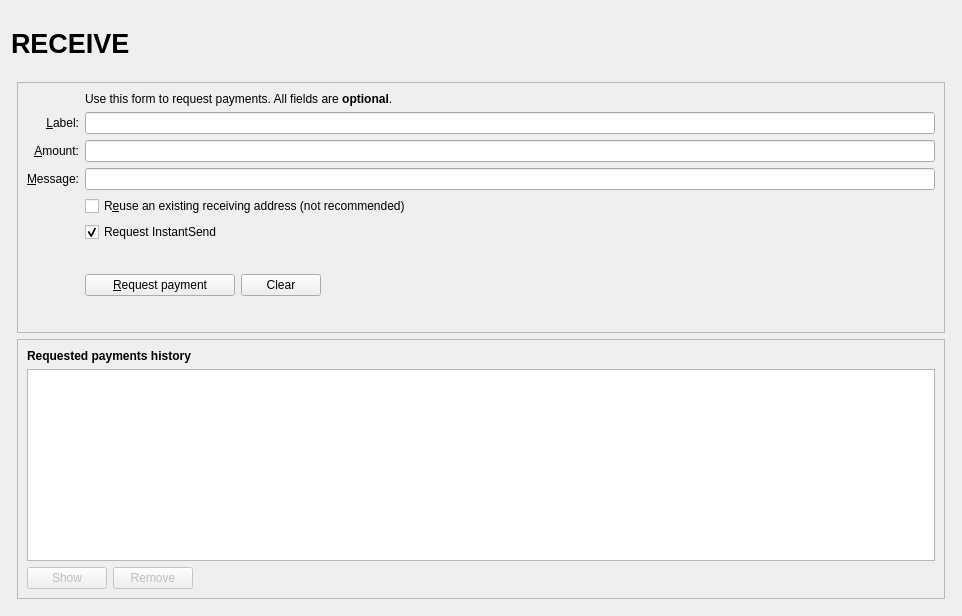
<?xml version="1.0" encoding="UTF-8"?>
<ui version="4.0">
 <class>ReceiveCoinsDialog</class>
 <widget class="QWidget" name="ReceiveCoinsDialog">
  <property name="geometry">
   <rect>
    <x>0</x>
    <y>0</y>
    <width>962</width>
    <height>616</height>
   </rect>
  </property>
  <layout class="QVBoxLayout" name="verticalLayout" stretch="0">
   <item>
    <layout class="QVBoxLayout" name="verticalLayout_Master" stretch="0,1">
     <property name="spacing">
      <number>0</number>
     </property>
     <item>
      <widget class="QFrame" name="frame_Header">
       <layout class="QVBoxLayout" name="verticalLayout_8">
        <property name="leftMargin">
         <number>0</number>
        </property>
        <property name="topMargin">
         <number>0</number>
        </property>
        <property name="rightMargin">
         <number>0</number>
        </property>
        <property name="bottomMargin">
         <number>0</number>
        </property>
        <item>
         <layout class="QHBoxLayout" name="horizontalLayout_Header" stretch="1,0,1">
          <item>
           <widget class="QLabel" name="labelOverviewHeaderLeft">
            <property name="minimumSize">
             <size>
              <width>464</width>
              <height>60</height>
             </size>
            </property>
            <property name="maximumSize">
             <size>
              <width>16777215</width>
              <height>60</height>
             </size>
            </property>
            <property name="font">
             <font>
              <pointsize>20</pointsize>
              <weight>75</weight>
              <bold>true</bold>
             </font>
            </property>
            <property name="text">
             <string>RECEIVE</string>
            </property>
           </widget>
          </item>
          <item>
           <spacer name="horizontalSpacer_3">
            <property name="orientation">
             <enum>Qt::Horizontal</enum>
            </property>
            <property name="sizeHint" stdset="0">
             <size>
              <width>40</width>
              <height>20</height>
             </size>
            </property>
           </spacer>
          </item>
          <item>
           <widget class="QLabel" name="labelOverviewHeaderRight">
            <property name="minimumSize">
             <size>
              <width>290</width>
              <height>65</height>
             </size>
            </property>
            <property name="maximumSize">
             <size>
              <width>290</width>
              <height>65</height>
             </size>
            </property>
            <property name="font">
             <font>
              <pointsize>14</pointsize>
             </font>
            </property>
            <property name="text">
             <string/>
            </property>
            <property name="alignment">
             <set>Qt::AlignRight|Qt::AlignTrailing|Qt::AlignVCenter</set>
            </property>
           </widget>
          </item>
         </layout>
        </item>
       </layout>
      </widget>
     </item>
     <item>
      <widget class="QFrame" name="frame_BG">
       <layout class="QVBoxLayout" name="verticalLayout_5">
        <property name="leftMargin">
         <number>6</number>
        </property>
        <property name="topMargin">
         <number>6</number>
        </property>
        <property name="rightMargin">
         <number>6</number>
        </property>
        <property name="bottomMargin">
         <number>6</number>
        </property>
        <item>
         <widget class="QFrame" name="frame2">
          <property name="sizePolicy">
           <sizepolicy hsizetype="Preferred" vsizetype="Expanding">
            <horstretch>0</horstretch>
            <verstretch>0</verstretch>
           </sizepolicy>
          </property>
          <property name="frameShape">
           <enum>QFrame::StyledPanel</enum>
          </property>
          <property name="frameShadow">
           <enum>QFrame::Sunken</enum>
          </property>
          <layout class="QVBoxLayout" name="verticalLayout_3">
           <item>
            <layout class="QGridLayout" name="gridLayout">
             <item row="7" column="2">
              <widget class="QCheckBox" name="reuseAddress">
               <property name="toolTip">
                <string>Reuse one of the previously used receiving addresses.&lt;br&gt;Reusing addresses has security and privacy issues.&lt;br&gt;Do not use this unless re-generating a payment request made before.</string>
               </property>
               <property name="text">
                <string>R&amp;euse an existing receiving address (not recommended)</string>
               </property>
              </widget>
             </item>
             <item row="7" column="0">
              <widget class="QLabel" name="label_4">
               <property name="text">
                <string/>
               </property>
              </widget>
             </item>
             <item row="6" column="0">
              <widget class="QLabel" name="label_3">
               <property name="toolTip">
                <string>An optional message to attach to the payment request, which will be displayed when the request is opened. Note: The message will not be sent with the payment over the ZENZO network.</string>
               </property>
               <property name="text">
                <string>&amp;Message:</string>
               </property>
               <property name="alignment">
                <set>Qt::AlignRight|Qt::AlignTrailing|Qt::AlignVCenter</set>
               </property>
               <property name="buddy">
                <cstring>reqMessage</cstring>
               </property>
              </widget>
             </item>
             <item row="4" column="2">
              <widget class="QLineEdit" name="reqLabel">
               <property name="toolTip">
                <string>An optional label to associate with the new receiving address.</string>
               </property>
              </widget>
             </item>
             <item row="6" column="2">
              <widget class="QLineEdit" name="reqMessage">
               <property name="toolTip">
                <string>An optional message to attach to the payment request, which will be displayed when the request is opened.&lt;br&gt;Note: The message will not be sent with the payment over the ZENZO network.</string>
               </property>
              </widget>
             </item>
             <item row="2" column="2">
              <widget class="QLabel" name="label_5">
               <property name="text">
                <string>Use this form to request payments. All fields are &lt;b&gt;optional&lt;/b&gt;.</string>
               </property>
              </widget>
             </item>
             <item row="4" column="0">
              <widget class="QLabel" name="label_2">
               <property name="toolTip">
                <string>An optional label to associate with the new receiving address.</string>
               </property>
               <property name="text">
                <string>&amp;Label:</string>
               </property>
               <property name="alignment">
                <set>Qt::AlignRight|Qt::AlignTrailing|Qt::AlignVCenter</set>
               </property>
               <property name="buddy">
                <cstring>reqLabel</cstring>
               </property>
              </widget>
             </item>
             <item row="5" column="0">
              <widget class="QLabel" name="label">
               <property name="toolTip">
                <string>An optional amount to request. Leave this empty or zero to not request a specific amount.</string>
               </property>
               <property name="text">
                <string>&amp;Amount:</string>
               </property>
               <property name="alignment">
                <set>Qt::AlignRight|Qt::AlignTrailing|Qt::AlignVCenter</set>
               </property>
               <property name="buddy">
                <cstring>reqAmount</cstring>
               </property>
              </widget>
             </item>
             <item row="5" column="2">
              <widget class="BitcoinAmountField" name="reqAmount">
               <property name="minimumSize">
                <size>
                 <width>80</width>
                 <height>0</height>
                </size>
               </property>
               <property name="toolTip">
                <string>An optional amount to request. Leave this empty or zero to not request a specific amount.</string>
               </property>
              </widget>
             </item>
             <item row="9" column="0">
              <widget class="QLabel" name="label_7">
               <property name="text">
                <string/>
               </property>
              </widget>
             </item>
            <item row="8" column="2">
             <widget class="QCheckBox" name="checkUseInstantSend">
              <property name="text">
               <string>Request InstantSend</string>
              </property>
              <property name="checked">
               <bool>true</bool>
              </property>
             </widget>
            </item>
             <item row="9" column="2">
              <layout class="QHBoxLayout" name="horizontalLayout">
               <item>
                <widget class="QPushButton" name="receiveButton">
                 <property name="minimumSize">
                  <size>
                   <width>150</width>
                   <height>0</height>
                  </size>
                 </property>
                 <property name="cursor">
                  <cursorShape>PointingHandCursor</cursorShape>
                 </property>
                 <property name="text">
                  <string>&amp;Request payment</string>
                 </property>
                 <property name="icon">
                  <iconset resource="../zenzo.qrc">
                   <normaloff>:/icons/receiving_addresses</normaloff>:/icons/receiving_addresses</iconset>
                 </property>
                </widget>
               </item>
               <item>
                <widget class="QPushButton" name="clearButton">
                 <property name="sizePolicy">
                  <sizepolicy hsizetype="Minimum" vsizetype="Fixed">
                   <horstretch>0</horstretch>
                   <verstretch>0</verstretch>
                  </sizepolicy>
                 </property>
                 <property name="cursor">
                  <cursorShape>PointingHandCursor</cursorShape>
                 </property>
                 <property name="toolTip">
                  <string>Clear all fields of the form.</string>
                 </property>
                 <property name="text">
                  <string>Clear</string>
                 </property>
                 <property name="icon">
                  <iconset resource="../zenzo.qrc">
                   <normaloff>:/icons/remove</normaloff>:/icons/remove</iconset>
                 </property>
                 <property name="autoDefault">
                  <bool>false</bool>
                 </property>
                </widget>
               </item>
               <item>
                <spacer name="horizontalSpacer">
                 <property name="orientation">
                  <enum>Qt::Horizontal</enum>
                 </property>
                 <property name="sizeHint" stdset="0">
                  <size>
                   <width>40</width>
                   <height>20</height>
                  </size>
                 </property>
                </spacer>
               </item>
              </layout>
             </item>
             <item row="9" column="2">
              <spacer name="verticalSpacer">
               <property name="orientation">
                <enum>Qt::Vertical</enum>
               </property>
               <property name="sizeHint" stdset="0">
                <size>
                 <width>20</width>
                 <height>40</height>
                </size>
               </property>
              </spacer>
             </item>
            </layout>
           </item>
          </layout>
         </widget>
        </item>
        <item>
         <widget class="QFrame" name="frame">
          <property name="sizePolicy">
           <sizepolicy hsizetype="Preferred" vsizetype="Expanding">
            <horstretch>0</horstretch>
            <verstretch>0</verstretch>
           </sizepolicy>
          </property>
          <property name="frameShape">
           <enum>QFrame::StyledPanel</enum>
          </property>
          <property name="frameShadow">
           <enum>QFrame::Raised</enum>
          </property>
          <layout class="QVBoxLayout" name="verticalLayout_2">
           <item>
            <widget class="QLabel" name="label_6">
             <property name="font">
              <font>
               <weight>75</weight>
               <bold>true</bold>
              </font>
             </property>
             <property name="text">
              <string>Requested payments history</string>
             </property>
            </widget>
           </item>
           <item>
            <widget class="QTableView" name="recentRequestsView">
             <property name="palette">
              <palette>
               <active>
                <colorrole role="Text">
                 <brush brushstyle="NoBrush">
                  <color alpha="128">
                   <red>51</red>
                   <green>51</green>
                   <blue>51</blue>
                  </color>
                 </brush>
                </colorrole>
               </active>
               <inactive>
                <colorrole role="Text">
                 <brush brushstyle="NoBrush">
                  <color alpha="128">
                   <red>51</red>
                   <green>51</green>
                   <blue>51</blue>
                  </color>
                 </brush>
                </colorrole>
               </inactive>
               <disabled>
                <colorrole role="Text">
                 <brush brushstyle="NoBrush">
                  <color alpha="128">
                   <red>51</red>
                   <green>51</green>
                   <blue>51</blue>
                  </color>
                 </brush>
                </colorrole>
               </disabled>
              </palette>
             </property>
             <property name="contextMenuPolicy">
              <enum>Qt::CustomContextMenu</enum>
             </property>
             <property name="tabKeyNavigation">
              <bool>false</bool>
             </property>
             <property name="sortingEnabled">
              <bool>true</bool>
             </property>
            </widget>
           </item>
           <item>
            <layout class="QHBoxLayout" name="horizontalLayout_2">
             <item>
              <widget class="QPushButton" name="showRequestButton">
               <property name="enabled">
                <bool>false</bool>
               </property>
               <property name="cursor">
                <cursorShape>PointingHandCursor</cursorShape>
               </property>
               <property name="toolTip">
                <string>Show the selected request (does the same as double clicking an entry)</string>
               </property>
               <property name="text">
                <string>Show</string>
               </property>
               <property name="icon">
                <iconset resource="../zenzo.qrc">
                 <normaloff>:/icons/edit</normaloff>:/icons/edit</iconset>
               </property>
               <property name="autoDefault">
                <bool>false</bool>
               </property>
              </widget>
             </item>
             <item>
              <widget class="QPushButton" name="removeRequestButton">
               <property name="enabled">
                <bool>false</bool>
               </property>
               <property name="cursor">
                <cursorShape>PointingHandCursor</cursorShape>
               </property>
               <property name="toolTip">
                <string>Remove the selected entries from the list</string>
               </property>
               <property name="text">
                <string>Remove</string>
               </property>
               <property name="icon">
                <iconset resource="../zenzo.qrc">
                 <normaloff>:/icons/remove</normaloff>:/icons/remove</iconset>
               </property>
               <property name="autoDefault">
                <bool>false</bool>
               </property>
              </widget>
             </item>
             <item>
              <spacer name="horizontalSpacer_2">
               <property name="orientation">
                <enum>Qt::Horizontal</enum>
               </property>
               <property name="sizeHint" stdset="0">
                <size>
                 <width>40</width>
                 <height>20</height>
                </size>
               </property>
              </spacer>
             </item>
            </layout>
           </item>
          </layout>
         </widget>
        </item>
       </layout>
      </widget>
     </item>
    </layout>
   </item>
  </layout>
 </widget>
 <customwidgets>
  <customwidget>
   <class>BitcoinAmountField</class>
   <extends>QLineEdit</extends>
   <header>bitcoinamountfield.h</header>
   <container>1</container>
  </customwidget>
 </customwidgets>
 <tabstops>
  <tabstop>reqLabel</tabstop>
  <tabstop>reqAmount</tabstop>
  <tabstop>reqMessage</tabstop>
  <tabstop>reuseAddress</tabstop>
  <tabstop>receiveButton</tabstop>
  <tabstop>clearButton</tabstop>
  <tabstop>recentRequestsView</tabstop>
  <tabstop>showRequestButton</tabstop>
  <tabstop>removeRequestButton</tabstop>
 </tabstops>
 <resources>
  <include location="../zenzo.qrc"/>
 </resources>
 <connections/>
</ui>
